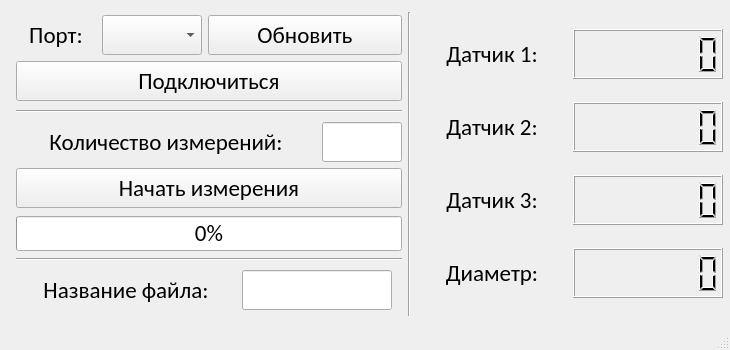
<?xml version="1.0" encoding="UTF-8"?>
<ui version="4.0">
 <class>MainWindow</class>
 <widget class="QMainWindow" name="MainWindow">
  <property name="geometry">
   <rect>
    <x>0</x>
    <y>0</y>
    <width>730</width>
    <height>350</height>
   </rect>
  </property>
  <property name="sizePolicy">
   <sizepolicy hsizetype="Fixed" vsizetype="Fixed">
    <horstretch>0</horstretch>
    <verstretch>0</verstretch>
   </sizepolicy>
  </property>
  <property name="minimumSize">
   <size>
    <width>730</width>
    <height>350</height>
   </size>
  </property>
  <property name="maximumSize">
   <size>
    <width>730</width>
    <height>350</height>
   </size>
  </property>
  <property name="font">
   <font>
    <family>ГОСТ тип А</family>
    <pointsize>10</pointsize>
   </font>
  </property>
  <property name="windowTitle">
   <string>Измеритель 1.0</string>
  </property>
  <widget class="QWidget" name="centralwidget">
   <widget class="QWidget" name="">
    <property name="geometry">
     <rect>
      <x>16</x>
      <y>12</y>
      <width>707</width>
      <height>304</height>
     </rect>
    </property>
    <layout class="QHBoxLayout" name="horizontalLayout_6">
     <item>
      <layout class="QVBoxLayout" name="verticalLayout_3">
       <item>
        <layout class="QVBoxLayout" name="verticalLayout_2">
         <item>
          <layout class="QHBoxLayout" name="horizontalLayout">
           <item>
            <widget class="QLabel" name="portLabel">
             <property name="minimumSize">
              <size>
               <width>80</width>
               <height>30</height>
              </size>
             </property>
             <property name="maximumSize">
              <size>
               <width>80</width>
               <height>30</height>
              </size>
             </property>
             <property name="font">
              <font>
               <family>Calibri</family>
               <pointsize>17</pointsize>
              </font>
             </property>
             <property name="text">
              <string>Порт:</string>
             </property>
             <property name="alignment">
              <set>Qt::AlignCenter</set>
             </property>
            </widget>
           </item>
           <item>
            <widget class="QComboBox" name="portBox">
             <property name="sizePolicy">
              <sizepolicy hsizetype="Expanding" vsizetype="Fixed">
               <horstretch>0</horstretch>
               <verstretch>0</verstretch>
              </sizepolicy>
             </property>
             <property name="minimumSize">
              <size>
               <width>100</width>
               <height>40</height>
              </size>
             </property>
             <property name="maximumSize">
              <size>
               <width>200</width>
               <height>40</height>
              </size>
             </property>
             <property name="font">
              <font>
               <family>Calibri</family>
               <pointsize>17</pointsize>
              </font>
             </property>
             <property name="sizeAdjustPolicy">
              <enum>QComboBox::AdjustToContents</enum>
             </property>
            </widget>
           </item>
           <item>
            <widget class="QPushButton" name="refreshPortButton">
             <property name="sizePolicy">
              <sizepolicy hsizetype="Expanding" vsizetype="Fixed">
               <horstretch>120</horstretch>
               <verstretch>40</verstretch>
              </sizepolicy>
             </property>
             <property name="minimumSize">
              <size>
               <width>150</width>
               <height>40</height>
              </size>
             </property>
             <property name="maximumSize">
              <size>
               <width>200</width>
               <height>40</height>
              </size>
             </property>
             <property name="font">
              <font>
               <family>Calibri</family>
               <pointsize>17</pointsize>
              </font>
             </property>
             <property name="text">
              <string>Обновить</string>
             </property>
            </widget>
           </item>
          </layout>
         </item>
         <item>
          <widget class="QPushButton" name="connectButton">
           <property name="sizePolicy">
            <sizepolicy hsizetype="Expanding" vsizetype="Fixed">
             <horstretch>0</horstretch>
             <verstretch>0</verstretch>
            </sizepolicy>
           </property>
           <property name="minimumSize">
            <size>
             <width>350</width>
             <height>40</height>
            </size>
           </property>
           <property name="maximumSize">
            <size>
             <width>500</width>
             <height>40</height>
            </size>
           </property>
           <property name="font">
            <font>
             <family>Calibri</family>
             <pointsize>17</pointsize>
            </font>
           </property>
           <property name="text">
            <string>Подключиться</string>
           </property>
          </widget>
         </item>
        </layout>
       </item>
       <item>
        <widget class="Line" name="line_4">
         <property name="font">
          <font>
           <family>Calibri</family>
           <pointsize>10</pointsize>
          </font>
         </property>
         <property name="orientation">
          <enum>Qt::Horizontal</enum>
         </property>
        </widget>
       </item>
       <item>
        <layout class="QVBoxLayout" name="verticalLayout">
         <item>
          <layout class="QHBoxLayout" name="horizontalLayout_7">
           <item>
            <widget class="QLabel" name="countOfMeasuresLabel">
             <property name="font">
              <font>
               <family>Calibri</family>
               <pointsize>17</pointsize>
              </font>
             </property>
             <property name="text">
              <string>Количество измерений:</string>
             </property>
             <property name="alignment">
              <set>Qt::AlignCenter</set>
             </property>
            </widget>
           </item>
           <item>
            <widget class="QLineEdit" name="countOfMesasuresLineEdit">
             <property name="minimumSize">
              <size>
               <width>50</width>
               <height>40</height>
              </size>
             </property>
             <property name="maximumSize">
              <size>
               <width>80</width>
               <height>40</height>
              </size>
             </property>
             <property name="font">
              <font>
               <family>Calibri</family>
               <pointsize>17</pointsize>
              </font>
             </property>
             <property name="alignment">
              <set>Qt::AlignCenter</set>
             </property>
            </widget>
           </item>
          </layout>
         </item>
         <item>
          <widget class="QPushButton" name="startCountOfMeasuresButton">
           <property name="minimumSize">
            <size>
             <width>350</width>
             <height>40</height>
            </size>
           </property>
           <property name="maximumSize">
            <size>
             <width>500</width>
             <height>40</height>
            </size>
           </property>
           <property name="font">
            <font>
             <family>Calibri</family>
             <pointsize>17</pointsize>
            </font>
           </property>
           <property name="text">
            <string>Начать измерения</string>
           </property>
          </widget>
         </item>
         <item>
          <widget class="QProgressBar" name="countOfMeasuresProgressBar">
           <property name="minimumSize">
            <size>
             <width>200</width>
             <height>35</height>
            </size>
           </property>
           <property name="maximumSize">
            <size>
             <width>500</width>
             <height>30</height>
            </size>
           </property>
           <property name="font">
            <font>
             <family>Calibri</family>
             <pointsize>17</pointsize>
            </font>
           </property>
           <property name="value">
            <number>0</number>
           </property>
           <property name="alignment">
            <set>Qt::AlignCenter</set>
           </property>
          </widget>
         </item>
        </layout>
       </item>
       <item>
        <widget class="Line" name="line_5">
         <property name="font">
          <font>
           <family>Calibri</family>
           <pointsize>10</pointsize>
          </font>
         </property>
         <property name="orientation">
          <enum>Qt::Horizontal</enum>
         </property>
        </widget>
       </item>
       <item>
        <layout class="QHBoxLayout" name="horizontalLayout_8">
         <item>
          <widget class="QLabel" name="fileNameLabel">
           <property name="minimumSize">
            <size>
             <width>200</width>
             <height>30</height>
            </size>
           </property>
           <property name="maximumSize">
            <size>
             <width>200</width>
             <height>30</height>
            </size>
           </property>
           <property name="font">
            <font>
             <family>Calibri</family>
             <pointsize>17</pointsize>
            </font>
           </property>
           <property name="text">
            <string>Название файла:</string>
           </property>
           <property name="alignment">
            <set>Qt::AlignCenter</set>
           </property>
          </widget>
         </item>
         <item>
          <widget class="QLineEdit" name="fileNameLineEdit">
           <property name="minimumSize">
            <size>
             <width>150</width>
             <height>40</height>
            </size>
           </property>
           <property name="maximumSize">
            <size>
             <width>150</width>
             <height>40</height>
            </size>
           </property>
           <property name="font">
            <font>
             <family>Calibri</family>
             <pointsize>17</pointsize>
            </font>
           </property>
          </widget>
         </item>
        </layout>
       </item>
      </layout>
     </item>
     <item>
      <widget class="Line" name="line">
       <property name="orientation">
        <enum>Qt::Vertical</enum>
       </property>
      </widget>
     </item>
     <item>
      <layout class="QVBoxLayout" name="verticalLayout_4">
       <item>
        <layout class="QHBoxLayout" name="horizontalLayout_5">
         <item>
          <widget class="QLabel" name="sensor1Label">
           <property name="sizePolicy">
            <sizepolicy hsizetype="Expanding" vsizetype="Preferred">
             <horstretch>0</horstretch>
             <verstretch>0</verstretch>
            </sizepolicy>
           </property>
           <property name="minimumSize">
            <size>
             <width>150</width>
             <height>0</height>
            </size>
           </property>
           <property name="maximumSize">
            <size>
             <width>150</width>
             <height>16777215</height>
            </size>
           </property>
           <property name="font">
            <font>
             <family>Calibri</family>
             <pointsize>17</pointsize>
            </font>
           </property>
           <property name="text">
            <string>Датчик 1:</string>
           </property>
           <property name="alignment">
            <set>Qt::AlignCenter</set>
           </property>
          </widget>
         </item>
         <item>
          <widget class="QLCDNumber" name="sensor1DataLCD">
           <property name="sizePolicy">
            <sizepolicy hsizetype="Expanding" vsizetype="Minimum">
             <horstretch>0</horstretch>
             <verstretch>0</verstretch>
            </sizepolicy>
           </property>
           <property name="minimumSize">
            <size>
             <width>150</width>
             <height>50</height>
            </size>
           </property>
           <property name="maximumSize">
            <size>
             <width>150</width>
             <height>50</height>
            </size>
           </property>
           <property name="font">
            <font>
             <family>Calibri</family>
             <pointsize>14</pointsize>
            </font>
           </property>
           <property name="frameShape">
            <enum>QFrame::Box</enum>
           </property>
           <property name="lineWidth">
            <number>1</number>
           </property>
           <property name="smallDecimalPoint">
            <bool>false</bool>
           </property>
           <property name="digitCount">
            <number>7</number>
           </property>
           <property name="segmentStyle">
            <enum>QLCDNumber::Filled</enum>
           </property>
           <property name="value" stdset="0">
            <double>0.000000000000000</double>
           </property>
           <property name="intValue" stdset="0">
            <number>0</number>
           </property>
          </widget>
         </item>
        </layout>
       </item>
       <item>
        <layout class="QHBoxLayout" name="horizontalLayout_4">
         <item>
          <widget class="QLabel" name="sensor2Label">
           <property name="sizePolicy">
            <sizepolicy hsizetype="Expanding" vsizetype="Preferred">
             <horstretch>0</horstretch>
             <verstretch>0</verstretch>
            </sizepolicy>
           </property>
           <property name="minimumSize">
            <size>
             <width>150</width>
             <height>0</height>
            </size>
           </property>
           <property name="maximumSize">
            <size>
             <width>150</width>
             <height>16777215</height>
            </size>
           </property>
           <property name="font">
            <font>
             <family>Calibri</family>
             <pointsize>17</pointsize>
            </font>
           </property>
           <property name="text">
            <string>Датчик 2:</string>
           </property>
           <property name="alignment">
            <set>Qt::AlignCenter</set>
           </property>
          </widget>
         </item>
         <item>
          <widget class="QLCDNumber" name="sensor2DataLCD">
           <property name="sizePolicy">
            <sizepolicy hsizetype="Expanding" vsizetype="Minimum">
             <horstretch>0</horstretch>
             <verstretch>0</verstretch>
            </sizepolicy>
           </property>
           <property name="minimumSize">
            <size>
             <width>150</width>
             <height>50</height>
            </size>
           </property>
           <property name="maximumSize">
            <size>
             <width>150</width>
             <height>50</height>
            </size>
           </property>
           <property name="font">
            <font>
             <family>Calibri</family>
             <pointsize>14</pointsize>
            </font>
           </property>
           <property name="smallDecimalPoint">
            <bool>false</bool>
           </property>
           <property name="digitCount">
            <number>7</number>
           </property>
          </widget>
         </item>
        </layout>
       </item>
       <item>
        <layout class="QHBoxLayout" name="horizontalLayout_3">
         <item>
          <widget class="QLabel" name="sensor3Label">
           <property name="sizePolicy">
            <sizepolicy hsizetype="Expanding" vsizetype="Preferred">
             <horstretch>0</horstretch>
             <verstretch>0</verstretch>
            </sizepolicy>
           </property>
           <property name="minimumSize">
            <size>
             <width>150</width>
             <height>0</height>
            </size>
           </property>
           <property name="maximumSize">
            <size>
             <width>150</width>
             <height>16777215</height>
            </size>
           </property>
           <property name="font">
            <font>
             <family>Calibri</family>
             <pointsize>17</pointsize>
            </font>
           </property>
           <property name="text">
            <string>Датчик 3:</string>
           </property>
           <property name="alignment">
            <set>Qt::AlignCenter</set>
           </property>
          </widget>
         </item>
         <item>
          <widget class="QLCDNumber" name="sensor3DataLCD">
           <property name="sizePolicy">
            <sizepolicy hsizetype="Expanding" vsizetype="Minimum">
             <horstretch>0</horstretch>
             <verstretch>0</verstretch>
            </sizepolicy>
           </property>
           <property name="minimumSize">
            <size>
             <width>150</width>
             <height>50</height>
            </size>
           </property>
           <property name="maximumSize">
            <size>
             <width>150</width>
             <height>50</height>
            </size>
           </property>
           <property name="font">
            <font>
             <family>Calibri</family>
             <pointsize>14</pointsize>
            </font>
           </property>
           <property name="smallDecimalPoint">
            <bool>false</bool>
           </property>
           <property name="digitCount">
            <number>7</number>
           </property>
           <property name="value" stdset="0">
            <double>0.000000000000000</double>
           </property>
           <property name="intValue" stdset="0">
            <number>0</number>
           </property>
          </widget>
         </item>
        </layout>
       </item>
       <item>
        <layout class="QHBoxLayout" name="horizontalLayout_2">
         <item>
          <widget class="QLabel" name="diameterDataLabel">
           <property name="sizePolicy">
            <sizepolicy hsizetype="Expanding" vsizetype="Preferred">
             <horstretch>0</horstretch>
             <verstretch>0</verstretch>
            </sizepolicy>
           </property>
           <property name="minimumSize">
            <size>
             <width>150</width>
             <height>0</height>
            </size>
           </property>
           <property name="maximumSize">
            <size>
             <width>150</width>
             <height>16777215</height>
            </size>
           </property>
           <property name="font">
            <font>
             <family>Calibri</family>
             <pointsize>17</pointsize>
            </font>
           </property>
           <property name="text">
            <string>Диаметр:</string>
           </property>
           <property name="alignment">
            <set>Qt::AlignCenter</set>
           </property>
          </widget>
         </item>
         <item>
          <widget class="QLCDNumber" name="diameterDataLCD">
           <property name="sizePolicy">
            <sizepolicy hsizetype="Expanding" vsizetype="Minimum">
             <horstretch>0</horstretch>
             <verstretch>0</verstretch>
            </sizepolicy>
           </property>
           <property name="minimumSize">
            <size>
             <width>150</width>
             <height>50</height>
            </size>
           </property>
           <property name="maximumSize">
            <size>
             <width>150</width>
             <height>50</height>
            </size>
           </property>
           <property name="font">
            <font>
             <family>Calibri</family>
             <pointsize>14</pointsize>
            </font>
           </property>
           <property name="smallDecimalPoint">
            <bool>false</bool>
           </property>
           <property name="digitCount">
            <number>7</number>
           </property>
           <property name="value" stdset="0">
            <double>0.000000000000000</double>
           </property>
           <property name="intValue" stdset="0">
            <number>0</number>
           </property>
          </widget>
         </item>
        </layout>
       </item>
      </layout>
     </item>
    </layout>
   </widget>
  </widget>
  <widget class="QMenuBar" name="menubar">
   <property name="geometry">
    <rect>
     <x>0</x>
     <y>0</y>
     <width>730</width>
     <height>25</height>
    </rect>
   </property>
  </widget>
  <widget class="QStatusBar" name="statusbar"/>
 </widget>
 <resources/>
 <connections/>
</ui>
